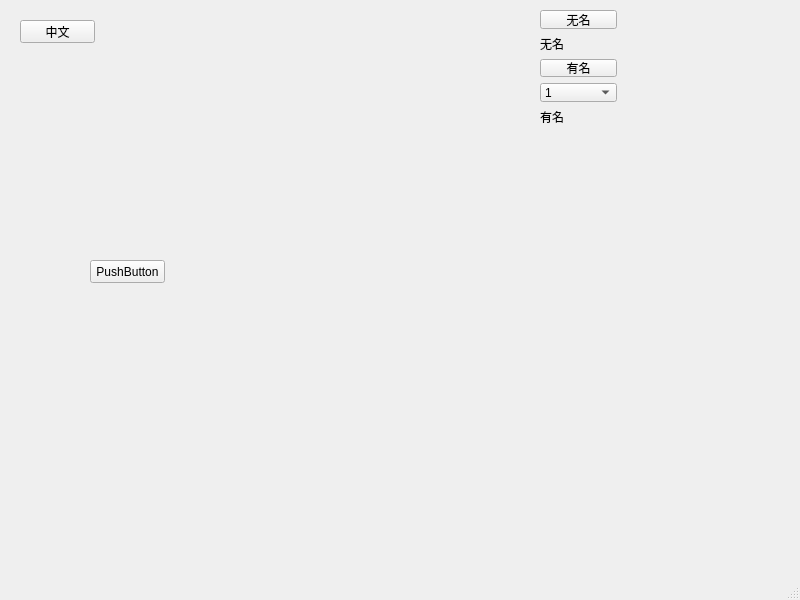
<?xml version="1.0" encoding="UTF-8"?>
<ui version="4.0">
 <class>MainWindow</class>
 <widget class="QMainWindow" name="MainWindow">
  <property name="geometry">
   <rect>
    <x>0</x>
    <y>0</y>
    <width>800</width>
    <height>600</height>
   </rect>
  </property>
  <property name="windowTitle">
   <string>主窗口</string>
  </property>
  <widget class="QWidget" name="centralwidget">
   <widget class="QPushButton" name="translateButton">
    <property name="geometry">
     <rect>
      <x>20</x>
      <y>20</y>
      <width>75</width>
      <height>23</height>
     </rect>
    </property>
    <property name="text">
     <string>中文</string>
    </property>
   </widget>
   <widget class="QWidget" name="layoutWidget">
    <property name="geometry">
     <rect>
      <x>540</x>
      <y>10</y>
      <width>77</width>
      <height>116</height>
     </rect>
    </property>
    <layout class="QVBoxLayout" name="verticalLayout">
     <item>
      <widget class="QPushButton" name="pushButton">
       <property name="text">
        <string>无名</string>
       </property>
      </widget>
     </item>
     <item>
      <widget class="QLabel" name="label">
       <property name="text">
        <string>无名</string>
       </property>
      </widget>
     </item>
     <item>
      <widget class="QPushButton" name="namePushButton">
       <property name="text">
        <string>有名</string>
       </property>
      </widget>
     </item>
     <item>
      <widget class="QComboBox" name="comboBox">
       <item>
        <property name="text">
         <string>1</string>
        </property>
       </item>
       <item>
        <property name="text">
         <string>2</string>
        </property>
       </item>
      </widget>
     </item>
     <item>
      <widget class="QLabel" name="nameLabel">
       <property name="text">
        <string>有名</string>
       </property>
      </widget>
     </item>
    </layout>
   </widget>
   <widget class="QPushButton" name="pushButton_2">
    <property name="geometry">
     <rect>
      <x>90</x>
      <y>260</y>
      <width>75</width>
      <height>23</height>
     </rect>
    </property>
    <property name="text">
     <string>PushButton</string>
    </property>
   </widget>
  </widget>
  <widget class="QMenuBar" name="menubar">
   <property name="geometry">
    <rect>
     <x>0</x>
     <y>0</y>
     <width>800</width>
     <height>23</height>
    </rect>
   </property>
  </widget>
  <widget class="QStatusBar" name="statusbar"/>
 </widget>
 <resources/>
 <connections/>
</ui>
